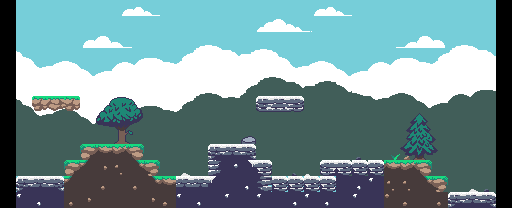

Rendered tile map (Tiled .tmx) drawn with the repository's tilesets; below, a short description and the map source with its tile grids summarised:
An orthogonal 32x13 tile map with 16x16 px tiles, 5 tile layers (sky, clouds, treesBg, treesFg, ...) and 29 objects.

<map version="1.10" tiledversion="1.10.2" orientation="orthogonal" renderorder="right-down" width="32" height="13" tilewidth="16" tileheight="16" infinite="0" nextlayerid="11" nextobjectid="51">
 <tileset firstgid="1" source="custom copy.tsx" />
 <layer id="4" name="sky" width="32" height="13">
  <data>[416 cells, 390 non-empty, 1 distinct tile ids]</data>
 </layer>
 <layer id="3" name="clouds" width="32" height="13">
  <data>[416 cells, 188 non-empty, 104 distinct tile ids]</data>
 </layer>
 <layer id="2" name="treesBg" width="32" height="13">
  <data>[416 cells, 214 non-empty, 110 distinct tile ids]</data>
 </layer>
 <layer id="6" name="treesFg" width="32" height="13">
  <data>[416 cells, 18 non-empty, 18 distinct tile ids]</data>
 </layer>
 <layer id="1" name="graphics" width="32" height="13">
  <data>[416 cells, 96 non-empty, 39 distinct tile ids]</data>
 </layer>
 <objectgroup id="5" name="ground">
  <object id="1" x="16" y="176" width="432" height="32" />
  <object id="5" x="416.485" y="191.404" width="79.5152" height="16.5955" />
  <object id="6" x="207.909" y="143.932" width="48.0905" height="32.0679" />
  <object id="7" x="256" y="160" width="16" height="16" />
  <object id="9" x="321.035" y="159.588" width="110.965" height="16.4121" />
  <object id="10" x="256.392" y="95.9547" width="47.6081" height="16.0453" />
  <object id="12" x="80" y="144" width="64" height="32" />
  <object id="13" x="63.9774" y="160.093" width="96.0226" height="15.9071" />
  <object id="14" x="32" y="96" width="48.8493" height="15.8845" />
  <object id="23" x="0" y="0" width="16" height="208" />
  <object id="24" x="496" y="0" width="16" height="208" />
 </objectgroup>
 <objectgroup id="9" name="snowballSpawnSpots">
  <object id="25" x="16" y="160" width="48" height="16" />
  <object id="26" x="64" y="144" width="16" height="16" />
  <object id="28" x="144" y="144" width="16" height="16" />
  <object id="29" x="160" y="160" width="48" height="16" />
  <object id="30" x="208" y="128" width="48" height="16" />
  <object id="31" x="256" y="80" width="48" height="16" />
  <object id="32" x="32" y="80" width="48" height="16" />
  <object id="33" x="272" y="160" width="48" height="16" />
  <object id="34" x="320" y="144" width="112" height="16" />
  <object id="35" x="432" y="160" width="16" height="16" />
  <object id="36" x="448" y="176" width="48" height="16" />
 </objectgroup>
 <objectgroup id="10" name="enemyBoundary">
  <object id="40" x="240" y="64" width="16" height="32" />
  <object id="41" x="304" y="64" width="16" height="32" />
  <object id="42" x="16" y="64" width="16" height="32" />
  <object id="43" x="80" y="64" width="16" height="32" />
  <object id="47" x="304" y="112" width="16" height="48" />
  <object id="48" x="432" y="112" width="16" height="48" />
  <object id="50" x="128" y="96" width="16" height="48" />
 </objectgroup>
</map>
